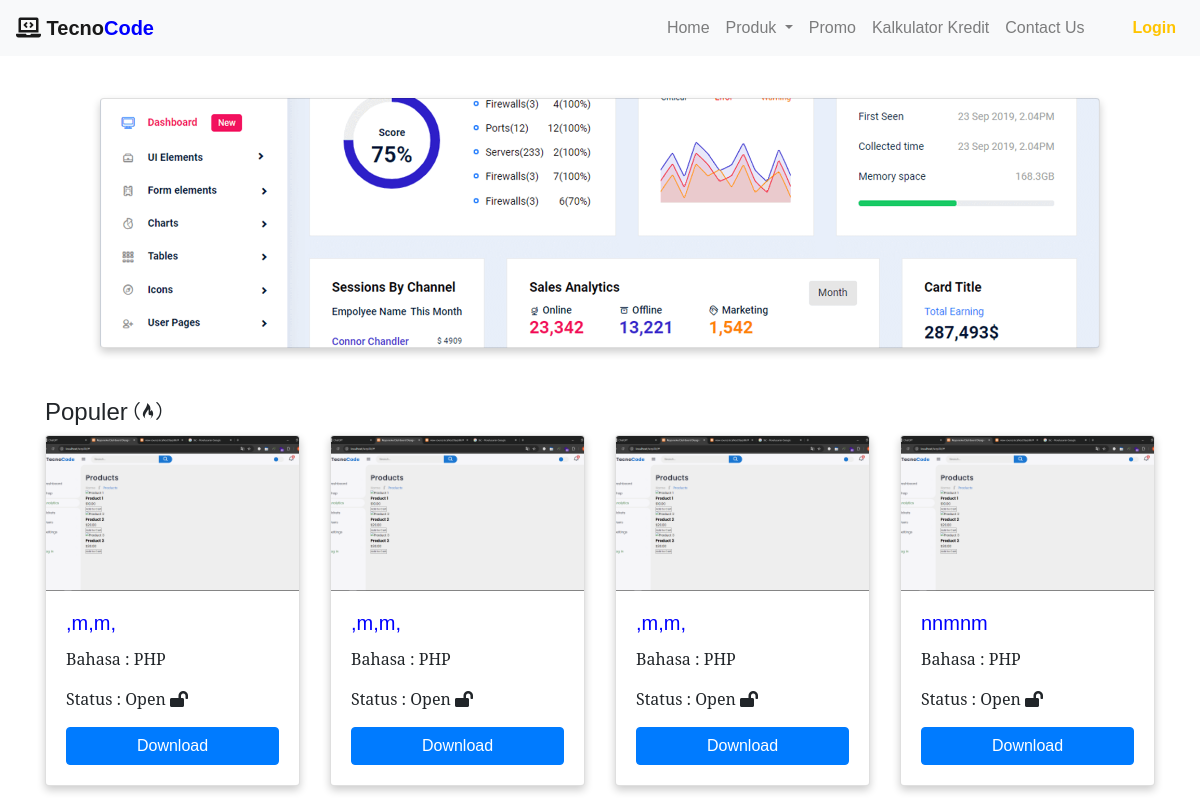
The page / on the database its author committed.
### tables this page shows
CREATE TABLE `source_code` (
  `id` int(11) NOT NULL,
  `id_kategori` int(11) NOT NULL,
  `title` varchar(255) NOT NULL,
  `description` text DEFAULT NULL,
  `language` varchar(100) DEFAULT NULL,
  `status` enum('Open','Locked') DEFAULT 'Locked',
  `image` varchar(255) DEFAULT NULL,
  `download_link` varchar(255) DEFAULT NULL
);

### index.php (the view, shortened to what this page needs)
<!DOCTYPE html>
<html lang="en">
<head>
    <link rel="stylesheet" href="https://stackpath.bootstrapcdn.com/bootstrap/4.5.2/css/bootstrap.min.css">
    <link rel="stylesheet" href="https://cdnjs.cloudflare.com/ajax/libs/font-awesome/5.15.4/css/all.min.css" />
    <link rel="stylesheet" href="asset/css/style.css">
    <link rel="stylesheet" href="asset/css/index.css">
</head>
<body>
    <div class="content">
        <nav class="navbar navbar-expand-lg navbar-light bg-light fixed-top">
            <a class="navbar-brand" href="#"><i class="fas fa-laptop-code"></i> Tecno<span>Code</span></a>
            <div class="collapse navbar-collapse" id="navbarNav">
                <ul class="navbar-nav ml-auto">
                    <li class="nav-item">
                        <a class="nav-link" href="#">Home</a>
                    </li>
                    <li class="nav-item dropdown">
                        <a class="nav-link dropdown-toggle" href="#" id="navbarDropdownSourceCode" role="button" data-toggle="dropdown" aria-haspopup="true" aria-expanded="false">
                            Produk
                        </a>
                    </li>
                    <li class="nav-item">
                        <a class="nav-link" href="promo.php">Promo</a>
                    </li>
                    <li class="nav-item">
                        <a class="nav-link" href="kalkulator.php">Kalkulator Kredit</a>
                    </li>
                    <li class="nav-item">
                        <a class="nav-link" href="contact_us.php">Contact Us</a>
                    </li>
                    <li class="nav-item">
                        <a class="nav-link"></a>
                    </li>
                    <li class="nav-item">
                        <a class="nav-link"></a>
                    </li>
                </ul>
                <ul class="navbar-nav">
                    <li class="nav-item">
                        <a class="nav-link" href="private/index.php" style="color: #ffc400;"><b>Login</b></a>
                    </li>
                </ul>
            </div>
        </nav>
    </div>
    <br><br>
    <header id="header" class="col-lg-10 card"></header>
    <div class="container mt-5">
        <h4>Populer <i class="fab fa-free-code-camp"></i></h4>
        <div class="row">
            <?php
            include 'includes/koneksi.php';
            $sql = "SELECT * FROM source_code";
            $result = $conn->query($sql);
            if ($result->num_rows > 0) {
                while ($row = $result->fetch_assoc()) {
                    $id = $row['id'];
                    $imageSrc = $row['image'];
                    $title = $row['title'];
                    $language = $row['language'];
                    $status = $row['status'];
                    $statusIcon = $status == 'Locked' ? 'fas fa-lock' : 'fas fa-lock-open';
                    $download_link = $row['download_link']
            ?>
                    <div class="col-lg-3 col-md-6 mb-4">
                        <div class="card">
                            <div class="card-img-container">
                                <a href="detail.php?id=<?php echo $id; ?>">
                                    <img src="<?php echo $imageSrc; ?>" class="card-img-top" alt="<?php echo $title; ?>">
                                </a>
                            </div>
                            <div class="card-body">
                                <h5 class="card-title">
                                    <a href="detail.php?id=<?php echo $id; ?>" style="text-decoration: none;" class="card-title-link">
                                        <?php echo $title; ?>
                                    </a>
                                </h5>
                                <p class="card-text">Bahasa : <?php echo $language; ?></p>
                                <p class="card-text">Status : <?php echo $status; ?> <i class="<?php echo $statusIcon; ?>"></i></p>
                                <a href="<?php echo htmlspecialchars($download_link); ?>" class="btn btn-primary col-md-12">Download</a>
                            </div>
                        </div>
                    </div>
            <?php
                }
            } else {
                echo "<p>No data found</p>";
            }
            ?>
        </div>
    </div>
</body>
</html>

### asset/css/style.css (style rules this page uses)
body { font-family: 'Arial', sans-serif; }
.navbar-brand { font-weight: bold; text-transform: capitalize; }
.navbar-brand span { color: blue; }
header { background: linear-gradient(to right, #0062E6, #d80024); color: white; }
.card { box-shadow: 0 4px 8px rgba(0, 0, 0, 0.2); transition: 0.3s; }
.card-img-top { width: 100%; height: auto; max-height: 1178px; object-fit: cover; }
.card-img-container { width: 100%; height: 0; padding-bottom: 61.35%; overflow: hidden; position: relative; }
.card-img-container img { position: absolute; top: 0; left: 0; width: 100%; height: 100%; object-fit: cover; }

### asset/css/index.css (style rules this page uses)
.card-title-link { color: blue; transition: color 0.3s ease, text-decoration 0.3s ease; }
.card-text { font-family: 'Noto Serif', serif; }

### index.php (style rules this page uses)
header { background-size: cover; background-position: center; transition: background-image 1s ease-in-out; height: 250px; width: 100%; max-width: 83%; margin: 50px auto; border-radius: 10px; color: white; display: flex; align-items: center; justify-content: center; }

### rows shown on the page
source_code: image (picture), title ",m,m,", language "PHP", status "Open"
source_code: image (picture), title ",m,m,", language "PHP", status "Open"
source_code: image (picture), title ",m,m,", language "PHP", status "Open"
source_code: image (picture), title "nnmnm", language "PHP", status "Open"
